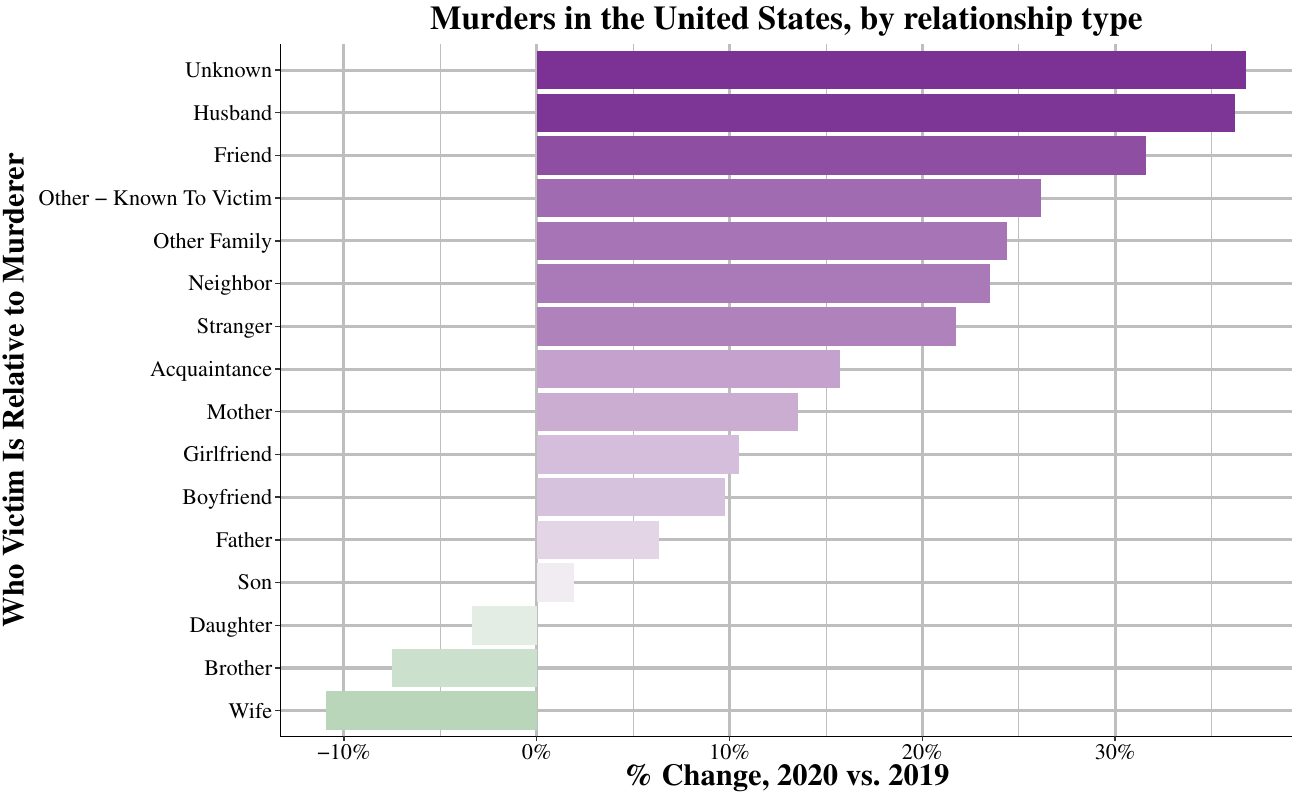

Generate this figure with R:
library(dplyr)      # Used to aggregate data
library(ggplot2)    # Used to make the graph
library(crimeutils) # Used to capitalize words in a column
library(tidyr)      # Used to reshape the data

# Load in the data
shr <- readRDS("data/shr_1976_2020.rds") 


agencies_2019 <- shr$ori[shr$year == 2019]
agencies_2020 <- shr$ori[shr$year == 2020]

agencies_in_both <- agencies_2019[agencies_2019 %in% agencies_2020]


shr_2019_2020 <- shr[shr$year %in% 2019:2020,]
shr_2019_2020 <- shr_2019_2020[shr_2019_2020$ori  %in% 
                                 agencies_in_both,]
shr_2019_2020 <- shr_2019_2020[shr_2019_2020$homicide_type %in% 
                                 "murder and nonnegligent manslaughter",]


shr_difference <- 
  shr_2019_2020 %>%
  group_by(year) %>%
  count(victim_1_relation_to_offender_1) %>%
  spread(year, n) %>%
  mutate(difference = `2020` - `2019`,
         percent_change = difference / `2019` * 100,
         victim_1_relation_to_offender_1 = 
           capitalize_words(victim_1_relation_to_offender_1)) %>%
  filter(`2019` >= 50) %>%
  arrange(percent_change)

shr_difference$victim_1_relation_to_offender_1 <- 
  factor(shr_difference$victim_1_relation_to_offender_1,
         levels = shr_difference$victim_1_relation_to_offender_1)

shr_difference$percent_change <- shr_difference$percent_change / 100

grDevices::pdf("cover_photo.pdf",  width = 13, height = 13*0.618, onefile = TRUE)
ggplot(shr_difference, aes(x = victim_1_relation_to_offender_1, 
                           y = percent_change,
                           fill = percent_change)) +
  geom_bar(stat = "identity") +
  ylab("% Change, 2020 vs. 2019") +
  xlab("Who Victim Is Relative to Murderer") + 
  coord_flip() +
  theme_crim() +
  scale_fill_gradient2(low='#008837', mid='#f7f7f7', high='#7b3294') +
  theme(legend.position = "none")  + 
  scale_y_continuous(labels = scales::percent) + 
  ggtitle("Murders in the United States, by relationship type")
grDevices::dev.off()